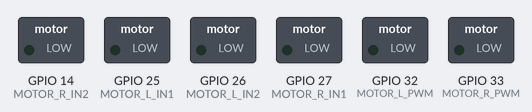
The sketch below on a simulated ESP32. Shown: switched loads named in the sketch (green lamp = pin HIGH). What the sketch prints to the serial monitor is not drawn.

Above: at 0.1 s.
At 3.15 s:
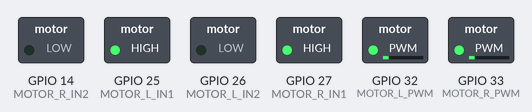
At 8.6 s:
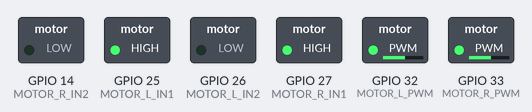
At 18.0 s:
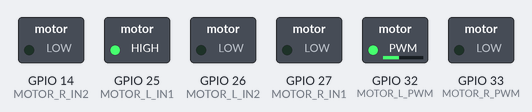
At 20.6 s:
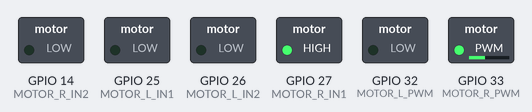
At 36.0 s:
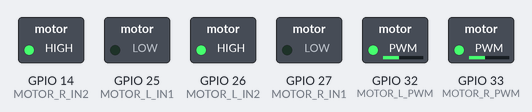
Timing chart, 0 to 40.0 s (numbered marks = the images above):
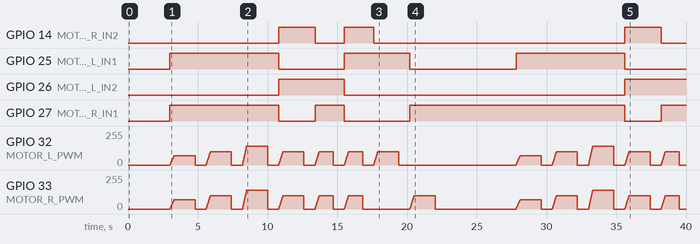

Measured:
- by itself, GPIO 14 (MOTOR_R_IN2): goes HIGH 2.6 s, LOW 2.1 s, HIGH 2.1 s, LOW 18.0 s, HIGH 2.6 s, then LOW
- by itself, GPIO 25 (MOTOR_L_IN1): goes HIGH 7.8 s, LOW 4.7 s, HIGH 4.7 s, LOW 7.6 s, HIGH 7.8 s, then LOW
- by itself, GPIO 26 (MOTOR_L_IN2): LOW → HIGH at 10.8 s, → LOW 4.7 s later, → HIGH 20.1 s later
- by itself, GPIO 27 (MOTOR_R_IN1): goes HIGH 7.8 s, LOW 2.6 s, HIGH 2.1 s, LOW 4.7 s, HIGH 15.4 s, LOW 2.6 s, then HIGH

The sketch:

test_2_motors.ino
```cpp
/*
 * test_2：电机速度 & 转向（自动，不需要按钮）
 *
 * 接线：
 *   TB6612 STBY → 直接接 3.3V（杜邦线跳，不经过 ESP32）
 *   AIN1 → GPIO 25    AIN2 → GPIO 26    PWMA → GPIO 32
 *   BIN1 → GPIO 27    BIN2 → GPIO 14    PWMB → GPIO 33
 *   TB6612 VM → 电池正极    VCC → 3.3V    GND → 共地
 *
 * ⚠️ 先把轮子架空！确认方向对了再放桌上。
 *
 * 自动流程：
 *   1. 前进：慢→中→快（测速度控制）
 *   2. 后退
 *   3. 左转、右转
 *   4. 单轮测试（排查左右是否接反）
 */

#define MOTOR_L_IN1  25
#define MOTOR_L_IN2  26
#define MOTOR_L_PWM  32
#define MOTOR_R_IN1  27
#define MOTOR_R_IN2  14
#define MOTOR_R_PWM  33

void drive(bool l1, bool l2, int lSpd, bool r1, bool r2, int rSpd) {
  digitalWrite(MOTOR_L_IN1, l1);
  digitalWrite(MOTOR_L_IN2, l2);
  digitalWrite(MOTOR_R_IN1, r1);
  digitalWrite(MOTOR_R_IN2, r2);
  ledcWrite(MOTOR_L_PWM, lSpd);
  ledcWrite(MOTOR_R_PWM, rSpd);
}

void stopAll() {
  ledcWrite(MOTOR_L_PWM, 0);
  ledcWrite(MOTOR_R_PWM, 0);
}

void rampUp(bool l1, bool l2, int lSpd, bool r1, bool r2, int rSpd) {
  digitalWrite(MOTOR_L_IN1, l1);
  digitalWrite(MOTOR_L_IN2, l2);
  digitalWrite(MOTOR_R_IN1, r1);
  digitalWrite(MOTOR_R_IN2, r2);
  int steps = 20;
  for (int i = 1; i <= steps; i++) {
    ledcWrite(MOTOR_L_PWM, lSpd * i / steps);
    ledcWrite(MOTOR_R_PWM, rSpd * i / steps);
    delay(15);
  }
}

void runTest(const char* name, bool l1, bool l2, int lSpd,
             bool r1, bool r2, int rSpd, int ms) {
  Serial.printf("  ▶ %-10s  左=%3d  右=%3d  (%d ms)\n",
                name, lSpd, rSpd, ms);
  rampUp(l1, l2, lSpd, r1, r2, rSpd);
  delay(ms);
  stopAll();
  delay(800);
}

void setup() {
  Serial.begin(115200);
  pinMode(MOTOR_L_IN1, OUTPUT);
  pinMode(MOTOR_L_IN2, OUTPUT);
  pinMode(MOTOR_R_IN1, OUTPUT);
  pinMode(MOTOR_R_IN2, OUTPUT);

  ledcAttach(MOTOR_L_PWM, 5000, 8);
  ledcAttach(MOTOR_R_PWM, 5000, 8);
  stopAll();

  Serial.println("\n=== test_2：电机速度 & 转向 ===");
  Serial.println("⚠️  轮子要架空！STBY 直接接 3.3V");
  Serial.println("3 秒后开始...\n");
  delay(3000);
}

int round_num = 0;

void loop() {
  round_num++;
  Serial.printf("\n====== 第 %d 轮 ======\n", round_num);

  Serial.println("\n--- 前进（三档速度）---");
  runTest("前进-慢",  1,0,70,   1,0,70,   1500);
  runTest("前进-中",  1,0,100,  1,0,100,  1500);
  runTest("前进-快",  1,0,140,  1,0,140,  1500);

  Serial.println("\n--- 后退 ---");
  runTest("后退-中",  0,1,100,  0,1,100,  1500);

  Serial.println("\n--- 转向 ---");
  runTest("左转",     0,1,100,  1,0,100,  1000);
  runTest("右转",     1,0,100,  0,1,100,  1000);

  Serial.println("\n--- 单轮（确认左右）---");
  runTest("只有左轮",  1,0,100,  0,0,0,    1500);
  runTest("只有右轮",  0,0,0,    1,0,100,  1500);

  Serial.println("\n✅ 本轮完成，5 秒后重来\n");
  delay(5000);
}
```
